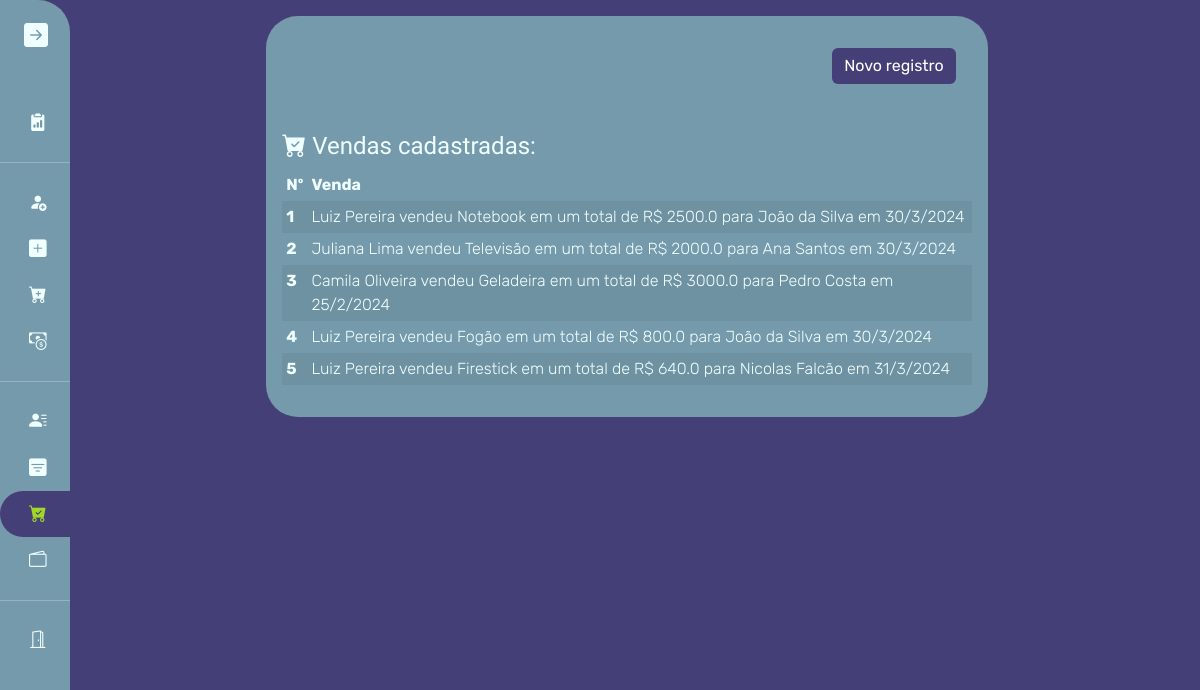
Page /visualizar-vendas/ (signed in) on the committed database.
### Central/models.py (models this page shows)
class Venda(models.Model):
    vendedor = models.ForeignKey(Vendedor, on_delete=models.DO_NOTHING)
    cliente = models.ForeignKey(Cliente, on_delete=models.DO_NOTHING)
    produto = models.ForeignKey(Produto, on_delete=models.DO_NOTHING)
    total = models.FloatField()
    data = models.DateTimeField(default=datetime.now())
    def __str__(self):
        return f'{self.vendedor} vendeu {self.produto} em um total de R$ {self.total} para {self.cliente} em {f"{self.data.day}/{self.data.month}/{self.data.year}"}'

class Vendedor(models.Model):
    nome = models.CharField(max_length=50)
    def __str__(self):
        return self.nome

class Produto(models.Model):
    nome = models.CharField(max_length=50)
    preco = models.FloatField()
    def __str__(self):
        return self.nome

class Cliente(models.Model):
    nome = models.CharField(max_length=50)
    cadastro_em = models.DateTimeField(default=datetime.now())
    def __str__(self):
        return self.nome

### VisualizacoesBD/views.py (the view)
# urls.py: path('visualizar-vendas/', visual_vendas_view, name='VisualVendas'),
@login_required
def visual_vendas_view(request):
    vendas = Venda.objects.all()
    dict_vendas = {}
    cont = 1
    for venda in vendas:
        dict_vendas[cont] = venda
        cont += 1
    return render(request, 'VisualizacoesBD/visual-vendas.html', {'dados': dict_vendas})

### VisualizacoesBD/templates/VisualizacoesBD/visual-vendas.html (shortened to what this page needs)
{% extends 'Bases/base-visuals.html' %}
{% load static %}
{% block url_regist %}{% url 'RegistVenda' %}{% endblock %}
{% block cabecalho_table %}
    <i class="bi bi-cart-check-fill"></i>
    Vendas cadastradas:
{% endblock %}
{% block colunas %}
    <th scope="col">Nº</th>
    <th scope="col">Venda</th>
{% endblock %}
{% block tratam_dados %}
    <th scope="row">{{ n }}</th>
    <td>{{ dado }}</td>
{% endblock %}

### templates/Bases/base-visuals.html
{% extends 'Bases/menu-lateral.html' %}
{% load static %}
{% block meus_estilos %}
    <link rel="stylesheet" href="{% static 'css/Bases/base-visuals.css' %}">
{% endblock %}
{% block conteudo %}
    <div class="container-fluid">
        <div class="row">
            <div class="col-12 col-lg-8 mx-auto fundo p-3 d-flex flex-column">
                <a href="{% block url_regist %}{% endblock %}" class="btn btn-primary align-self-end me-3 mt-3">Novo registro</a>
                <p class="h4 mt-5 comforta">{% block cabecalho_table %}{% endblock %}</p>
                <table class="table table-sm table-striped table-hover">
                    <thead>
                        <tr>
                            {% block colunas %}{% endblock %}
                        </tr>
                    </thead>
                    <tbody>
                        {% for n, dado in dados.items %}
                            <tr>
                                {% block tratam_dados %}{% endblock %}
                            </tr>
                        {% endfor %}
                    </tbody>
                </table>
            </div>
        </div>
    </div>
{% endblock %}

### static/css/Bases/root.css (style rules this page uses)
:root { --cor-fundo: #453F78; --cor-unico: #1E1428; --cor-cartoes: #759AAB; --cor-graficos: #89CE94; --cor-selecoes: #A2D729; --cor-fonte: #F0FFFF; }
.comforta { font-family: "Comfortaa", sans-serif; font-optical-sizing: auto; font-weight: 500; font-style: normal; color: var(--cor-fonte); }
body { background-color: var(--cor-fundo); font-family: "Rubik", sans-serif; font-optical-sizing: auto; font-weight: 300; font-style: normal; color: var(--cor-fonte); }

### static/css/Bases/base-visuals.css (style rules this page uses)
.fundo { background-color: var(--cor-cartoes); border-radius: 32px; }
.btn-primary { background-color: var(--cor-fundo); border: none; }

### rows in the picture
Venda: n "1", vendedor+produto+total "Luiz Pereira vendeu Notebook em um total de R$ 2500.0 para João da Silva em 30/3/2024"
Venda: id "2", vendedor+produto+total "Juliana Lima vendeu Televisão em um total de R$ 2000.0 para Ana Santos em 30/3/2024"
Venda: id "3", vendedor+produto+total "Camila Oliveira vendeu Geladeira em um total de R$ 3000.0 para Pedro Costa em 25/2/2024"
Venda: n "4", vendedor+produto+total "Luiz Pereira vendeu Fogão em um total de R$ 800.0 para João da Silva em 30/3/2024"
Venda: id "5", vendedor+produto+total "Luiz Pereira vendeu Firestick em um total de R$ 640.0 para Nicolas Falcão em 31/3/2024"
